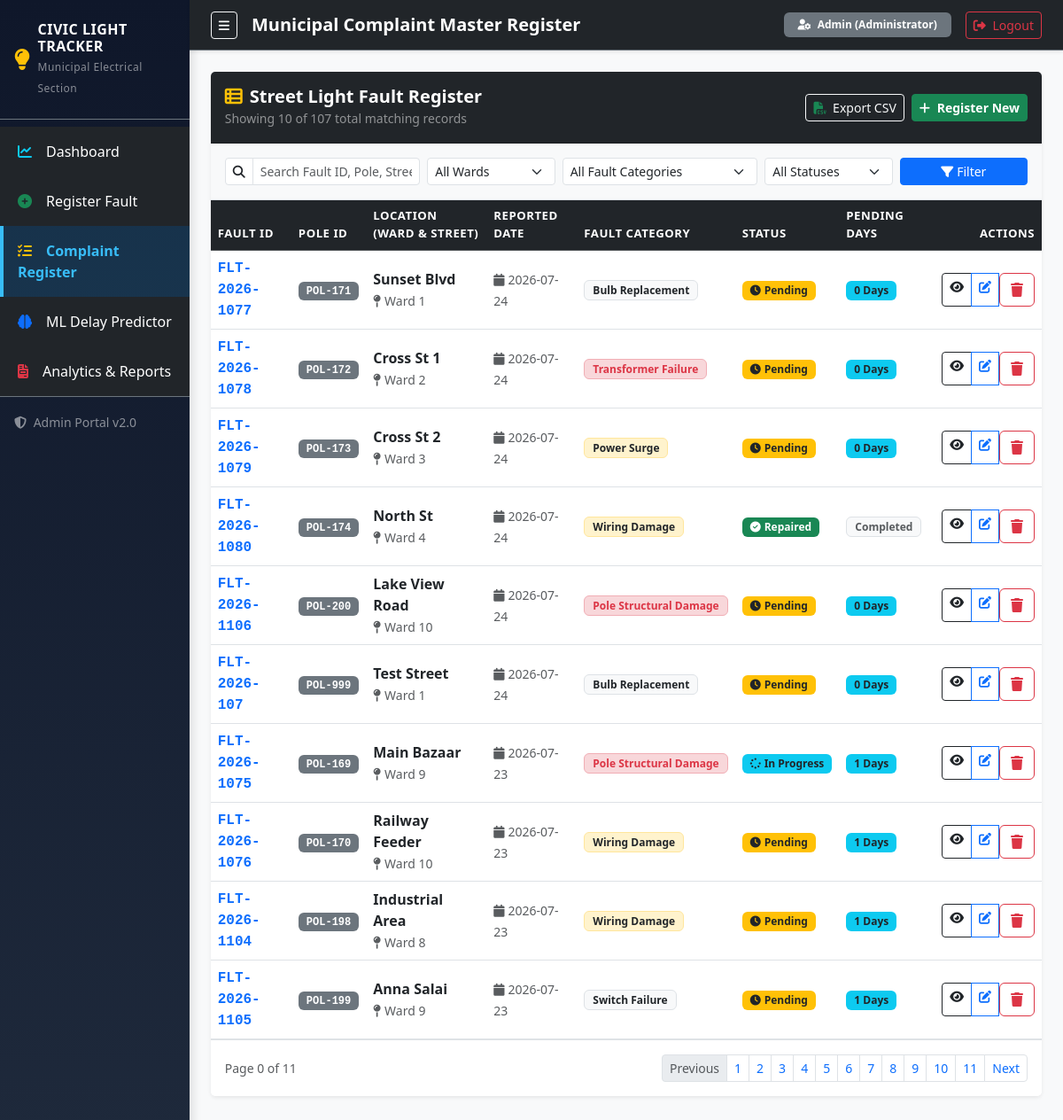
/complaints?page=0&search=&ward=&fault_type=&status=&sort=reported_date&order=desc (signed in), run on the app's committed database.
### tables this page shows
CREATE TABLE complaints (
    id INTEGER PRIMARY KEY AUTOINCREMENT,
    fault_id TEXT UNIQUE NOT NULL,
    pole_id TEXT NOT NULL,
    ward TEXT NOT NULL,
    street TEXT NOT NULL,
    reported_date DATE NOT NULL,
    fault_type TEXT NOT NULL,
    status TEXT NOT NULL DEFAULT 'Pending',
    repaired_date DATE,
    need_attention INTEGER DEFAULT 0,
    priority TEXT DEFAULT 'Medium',
    created_at TIMESTAMP DEFAULT CURRENT_TIMESTAMP
);

### blueprints/complaints.py (the view)
@complaints_bp.route('/complaints')
@login_required
def list_complaints():
    search = request.args.get('search', '').strip()
    ward_filter = request.args.get('ward', '').strip()
    fault_filter = request.args.get('fault_type', '').strip()
    status_filter = request.args.get('status', '').strip()
    sort_by = request.args.get('sort', 'reported_date')
    order = request.args.get('order', 'desc')
    page = int(request.args.get('page', 1))
    per_page = 10
    conn = get_db_connection()
    query = "SELECT * FROM complaints WHERE 1=1"
    params = []
    if search:
        query += " AND (fault_id LIKE ? OR pole_id LIKE ? OR street LIKE ? OR ward LIKE ?)"
        pattern = f"%{search}%"
        params.extend([pattern, pattern, pattern, pattern])
    if ward_filter:
        query += " AND ward = ?"
        params.append(ward_filter)
    if fault_filter:
        query += " AND fault_type = ?"
        params.append(fault_filter)
    if status_filter:
        query += " AND status = ?"
        params.append(status_filter)
    count_query = f"SELECT COUNT(*) FROM ({query})"
    total_records = conn.execute(count_query, params).fetchone()[0]
    total_pages = max(1, (total_records + per_page - 1) // per_page)
    valid_sorts = {
        'fault_id': 'fault_id',
        'pole_id': 'pole_id',
        'ward': 'ward',
        'street': 'street',
        'reported_date': 'reported_date',
        'fault_type': 'fault_type',
        'status': 'status'
    }
    sql_sort = valid_sorts.get(sort_by, 'reported_date')
    sql_order = 'ASC' if order.lower() == 'asc' else 'DESC'
    offset = (page - 1) * per_page
    query += f" ORDER BY {sql_sort} {sql_order} LIMIT ? OFFSET ?"
    params.extend([per_page, offset])
    rows = conn.execute(query, params).fetchall()
    complaints_list = []
    for r in rows:
        c = dict(r)
        c['pending_days'] = calculate_pending_days(c['reported_date'], c['repaired_date'], c['status'])
        complaints_list.append(c)
    conn.close()
    return render_template(
        'complaint_list.html',
        complaints=complaints_list,
        wards=WARDS,
        fault_types=FAULT_TYPES,
        statuses=STATUSES,
        search=search,
        selected_ward=ward_filter,
        selected_fault=fault_filter,
        selected_status=status_filter,
        sort_by=sort_by,
        order=order,
        page=page,
        total_pages=total_pages,
        total_records=total_records
    )

### blueprints/auth.py (called while the page is built)
def login_required(f):
    @wraps(f)
    def decorated_function(*args, **kwargs):
        if 'user_id' not in session:
            flash('Please log in to access this page.', 'warning')
            return redirect(url_for('auth.login', next=request.url))
        return f(*args, **kwargs)
    return decorated_function

### database.py (called while the page is built)
def get_db_connection():
    conn = sqlite3.connect(Config.DATABASE)
    conn.row_factory = sqlite3.Row
    return conn

def calculate_pending_days(reported_date_str, repaired_date_str=None, status='Pending'):
    if not reported_date_str:
        return 0
    try:
        rep_date = datetime.strptime(str(reported_date_str).strip(), '%Y-%m-%d').date()
    except (ValueError, TypeError):
        return 0
    if status == 'Repaired' and repaired_date_str and str(repaired_date_str).strip():
        try:
            fix_date = datetime.strptime(str(repaired_date_str).strip(), '%Y-%m-%d').date()
            diff = (fix_date - rep_date).days
            return max(0, diff)
        except (ValueError, TypeError):
            pass
    today = datetime.now().date()
    diff = (today - rep_date).days
    return max(0, diff)

### templates/complaint_list.html (shortened to what this page needs)
{% extends "base.html" %}
{% block header_title %}Municipal Complaint Master Register{% endblock %}
{% block content %}
<div class="card shadow-sm border-0 mb-4">
    <div class="card-header bg-dark text-white py-3 d-flex flex-column flex-md-row align-items-md-center justify-content-between">
        <div class="mb-2 mb-md-0">
            <h5 class="fw-bold mb-0"><i class="fa-solid fa-table-list me-2 text-warning"></i>Street Light Fault Register</h5>
            <small class="text-white-50">Showing {{ complaints|length }} of {{ total_records }} total matching records</small>
        </div>
        <div class="d-flex align-items-center gap-2">
            <a href="{{ url_for('complaints.export_csv') }}" class="btn btn-outline-light btn-sm">
                <i class="fa-solid fa-file-csv me-1 text-success"></i> Export CSV
            </a>
            <a href="{{ url_for('complaints.register_complaint') }}" class="btn btn-success btn-sm fw-bold">
                <i class="fa-solid fa-plus me-1"></i> Register New
            </a>
        </div>
    </div>
    <div class="card-body bg-light border-bottom">
        <form method="GET" action="{{ url_for('complaints.list_complaints') }}" class="row g-2 align-items-center">
            <div class="col-md-3">
                <div class="input-group input-group-sm">
                    <span class="input-group-text bg-white"><i class="fa-solid fa-magnifying-glass"></i></span>
                    <input type="text" class="form-control" name="search" placeholder="Search Fault ID, Pole, Street..." value="{{ search }}">
                </div>
            </div>
            <div class="col-md-2">
                <select class="form-select form-select-sm" name="ward" onchange="this.form.submit()">
                    <option value="">All Wards</option>
                </select>
            </div>
            <div class="col-md-3">
                <select class="form-select form-select-sm" name="fault_type" onchange="this.form.submit()">
                    <option value="">All Fault Categories</option>
                </select>
            </div>
            <div class="col-md-2">
                <select class="form-select form-select-sm" name="status" onchange="this.form.submit()">
                    <option value="">All Statuses</option>
                </select>
            </div>
            <div class="col-md-2 d-flex gap-1">
                <button type="submit" class="btn btn-primary btn-sm w-100"><i class="fa-solid fa-filter me-1"></i>Filter</button>
            </div>
        </form>
    </div>
    <div class="card-body p-0">
        {% if complaints %}
        <div class="table-responsive">
            <table class="table table-hover align-middle mb-0">
                <thead class="table-dark">
                    <tr>
                        <th>
                            <a href="{{ url_for('complaints.list_complaints', sort='fault_id', order='asc' if sort_by=='fault_id' and order=='desc' else 'desc', search=search, ward=selected_ward, fault_type=selected_fault, status=selected_status) }}" class="text-white text-decoration-none">
                                Fault ID {% if sort_by == 'fault_id' %}<i class="fa-solid fa-sort-{{ 'up' if order=='asc' else 'down' }}"></i>{% endif %}
                            </a>
                        </th>
                        <th>Pole ID</th>
                        <th>Location (Ward & Street)</th>
                        <th>Reported Date</th>
                        <th>Fault Category</th>
                        <th>Status</th>
                        <th>Pending Days</th>
                        <th class="text-end">Actions</th>
                    </tr>
                </thead>
                <tbody>
                    {% for c in complaints %}
                    <tr>
                        <td class="fw-bold font-monospace text-primary">{{ c.fault_id }}</td>
                        <td><span class="badge bg-secondary font-monospace">{{ c.pole_id }}</span></td>
                        <td>
                            <div class="fw-semibold text-dark">{{ c.street }}</div>
                            <small class="text-muted"><i class="fa-solid fa-map-pin me-1"></i>{{ c.ward }}</small>
                        </td>
                        <td><small class="text-muted"><i class="fa-solid fa-calendar me-1"></i>{{ c.reported_date }}</small></td>
                        <td>
                            {% if c.fault_type == 'Transformer Failure' or c.fault_type == 'Pole Structural Damage' %}
                                <span class="badge bg-danger-subtle text-danger border border-danger-subtle">{{ c.fault_type }}</span>
                            {% elif c.fault_type == 'Wiring Damage' or c.fault_type == 'Power Surge' %}
                                <span class="badge bg-warning-subtle text-dark border border-warning-subtle">{{ c.fault_type }}</span>
                            {% else %}
                                <span class="badge bg-light text-dark border">{{ c.fault_type }}</span>
                            {% endif %}
                        </td>
                        <td>
                            {% if c.status == 'Repaired' %}
                                <span class="badge bg-success"><i class="fa-solid fa-circle-check me-1"></i>Repaired</span>
                            {% elif c.status == 'In Progress' %}
                                <span class="badge bg-info text-dark"><i class="fa-solid fa-spinner me-1"></i>In Progress</span>
                            {% elif c.status == 'Rejected' %}
                                <span class="badge bg-secondary">Rejected</span>
                            {% else %}
                                <span class="badge bg-warning text-dark"><i class="fa-solid fa-clock me-1"></i>Pending</span>
                            {% endif %}
                        </td>
                        <td>
                            {% if c.status == 'Repaired' %}
                                <span class="badge bg-light text-muted border">Completed</span>
                            {% else %}
                                <span class="badge {% if c.pending_days > 14 %}bg-danger{% elif c.pending_days > 7 %}bg-warning text-dark{% else %}bg-info text-dark{% endif %}">
                                    {{ c.pending_days }} Days
                                </span>
                            {% endif %}
                        </td>
                        <td class="text-end">
                            <div class="btn-group btn-group-sm">
                                <a href="{{ url_for('complaints.complaint_details', complaint_id=c.id) }}" class="btn btn-outline-dark" title="View Details">
                                    <i class="fa-solid fa-eye"></i>
                                </a>
                                <a href="{{ url_for('complaints.edit_complaint', complaint_id=c.id) }}" class="btn btn-outline-primary" title="Edit Complaint">
                                    <i class="fa-solid fa-pen-to-square"></i>
                                </a>
                                <form method="POST" action="{{ url_for('complaints.delete_complaint', complaint_id=c.id) }}" class="d-inline" onsubmit="return confirm('Are you sure you want to delete complaint {{ c.fault_id }}?');">
                                    <button type="submit" class="btn btn-outline-danger" title="Delete Complaint">
                                        <i class="fa-solid fa-trash"></i>
                                    </button>
                                </form>
                            </div>
                        </td>
                    </tr>
                    {% endfor %}
                </tbody>
            </table>
        </div>
        {% else %}
        <div class="p-5 text-center text-muted">
            <i class="fa-solid fa-folder-open fa-3x mb-3 text-secondary"></i>
            <h5>No complaints found</h5>
            <p>Try clearing filters or search query to see records.</p>
        </div>
        {% endif %}
    </div>
    {% if total_pages > 1 %}
    <div class="card-footer bg-white py-3 border-top d-flex justify-content-between align-items-center">
        <small class="text-muted">Page {{ page }} of {{ total_pages }}</small>
        <ul class="pagination pagination-sm mb-0">
            <li class="page-item {% if page <= 1 %}disabled{% endif %}">
                <a class="page-link" href="{{ url_for('complaints.list_complaints', page=page-1, search=search, ward=selected_ward, fault_type=selected_fault, status=selected_status, sort=sort_by, order=order) }}">Previous</a>
            </li>
            {% for p in range(1, total_pages + 1) %}
            <li class="page-item {% if p == page %}active{% endif %}">
                <a class="page-link" href="{{ url_for('complaints.list_complaints', page=p, search=search, ward=selected_ward, fault_type=selected_fault, status=selected_status, sort=sort_by, order=order) }}">{{ p }}</a>
            </li>
            {% endfor %}
            <li class="page-item {% if page >= total_pages %}disabled{% endif %}">
                <a class="page-link" href="{{ url_for('complaints.list_complaints', page=page+1, search=search, ward=selected_ward, fault_type=selected_fault, status=selected_status, sort=sort_by, order=order) }}">Next</a>
            </li>
        </ul>
    </div>
    {% endif %}
</div>
{% endblock %}

### static/css/style.css (style rules this page uses)
:root { --primary-color: #1e3a8a; --secondary-color: #475569; --accent-warning: #f59e0b; --accent-success: #10b981; --accent-danger: #ef4444; --sidebar-width: 260px; --border-radius: 0.75rem; }
body { font-family: 'Segoe UI', system-ui, -apple-system, sans-serif; color: #1e293b; background-color: #f8fafc; }
.table thead th { font-size: 0.825rem; text-transform: uppercase; letter-spacing: 0.5px; }
.table tbody tr { transition: background-color 0.15s ease; }
.badge { padding: 0.4em 0.75em; font-weight: 600; }

### data on the page
complaints: fault_id "FLT-2026-1077", pole_id "POL-171", street "Sunset Blvd", ward "Ward 1", reported_date "2026-07-24", fault_type "Bulb Replacement", status "Pending" (drawn), pending_days "0"
complaints: fault_id "FLT-2026-1078", pole_id "POL-172", street "Cross St 1", ward "Ward 2", reported_date "2026-07-24", fault_type "Transformer Failure", status "Pending" (drawn), pending_days "0"
complaints: fault_id "FLT-2026-1079", pole_id "POL-173", street "Cross St 2", ward "Ward 3", reported_date "2026-07-24", fault_type "Power Surge", status "Pending" (drawn), pending_days "0"
complaints: fault_id "FLT-2026-1080", pole_id "POL-174", street "North St", ward "Ward 4", reported_date "2026-07-24", fault_type "Wiring Damage", status "Repaired" (drawn)
complaints: fault_id "FLT-2026-1106", pole_id "POL-200", street "Lake View Road", ward "Ward 10", reported_date "2026-07-24", fault_type "Pole Structural Damage", status "Pending" (drawn), pending_days "0"
complaints: fault_id "FLT-2026-107", pole_id "POL-999", street "Test Street", ward "Ward 1", reported_date "2026-07-24", fault_type "Bulb Replacement", status "Pending" (drawn), pending_days "0"
complaints: fault_id "FLT-2026-1075", pole_id "POL-169", street "Main Bazaar", ward "Ward 9", reported_date "2026-07-23", fault_type "Pole Structural Damage", status "In Progress" (drawn), pending_days "1"
complaints: fault_id "FLT-2026-1076", pole_id "POL-170", street "Railway Feeder", ward "Ward 10", reported_date "2026-07-23", fault_type "Wiring Damage", status "Pending" (drawn), pending_days "1"
complaints: fault_id "FLT-2026-1104", pole_id "POL-198", street "Industrial Area", ward "Ward 8", reported_date "2026-07-23", fault_type "Wiring Damage", status "Pending" (drawn), pending_days "1"
complaints: fault_id "FLT-2026-1105", pole_id "POL-199", street "Anna Salai", ward "Ward 9", reported_date "2026-07-23", fault_type "Switch Failure", status "Pending" (drawn), pending_days "1"

### other printed values
{{ session.username }} "Admin"
{{ session.role }} "Administrator"
{{ complaints|length }} "10"
{{ total_records }} "107"
{{ page }} "0"
{{ total_pages }} "11"
{{ p }} "1" "2" "3" "4" "5" "6" "7" "8" "9" "10" "11"
